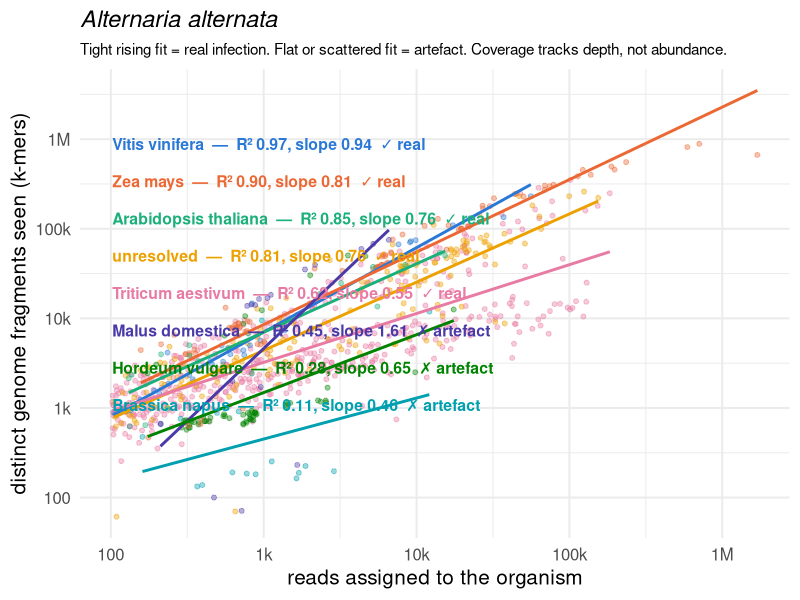
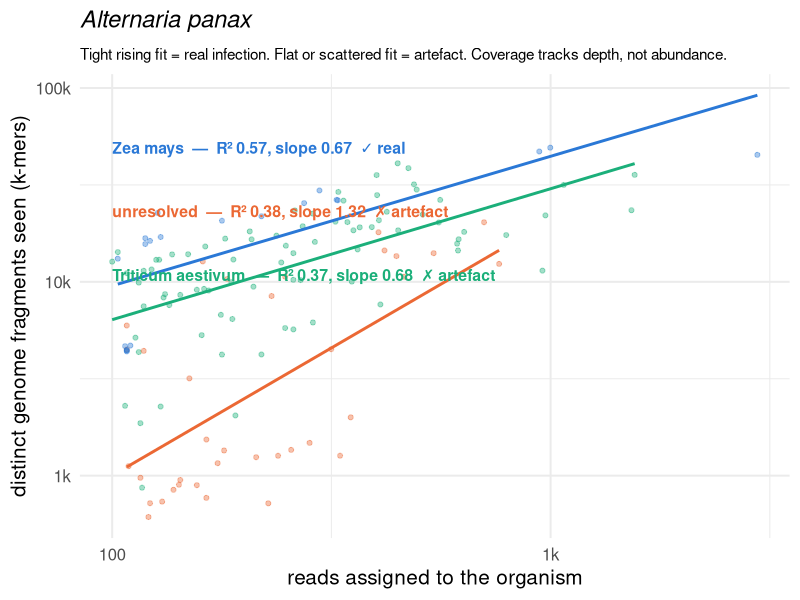
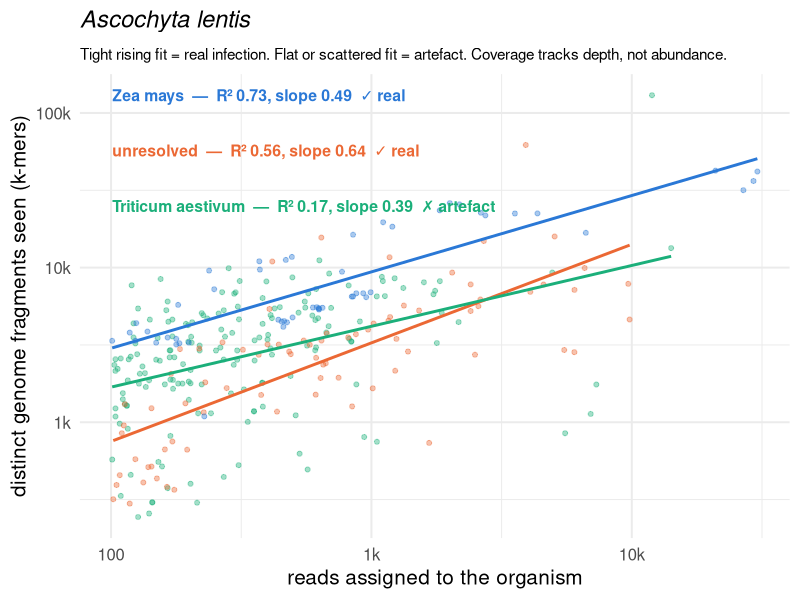
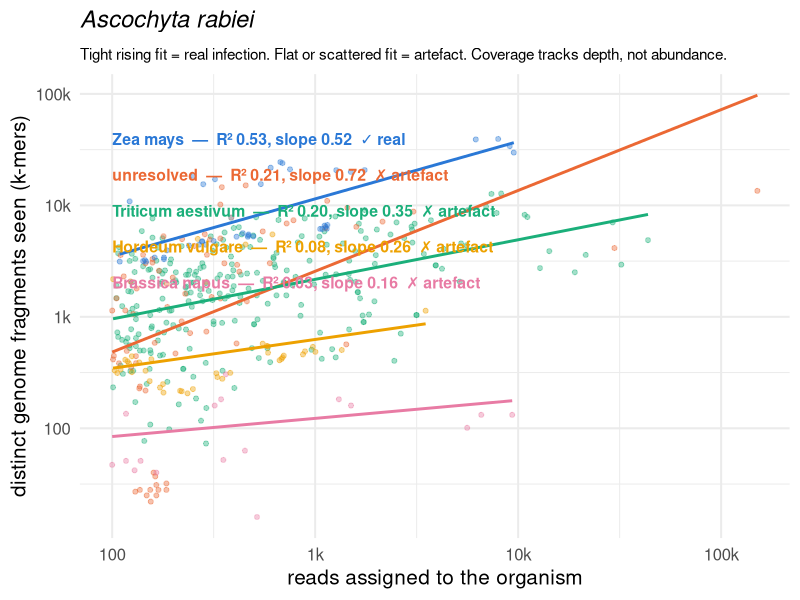
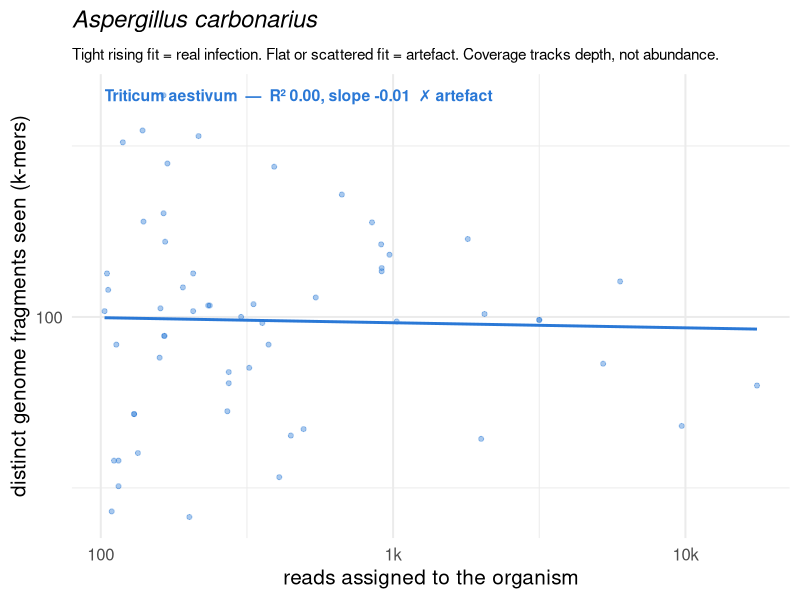
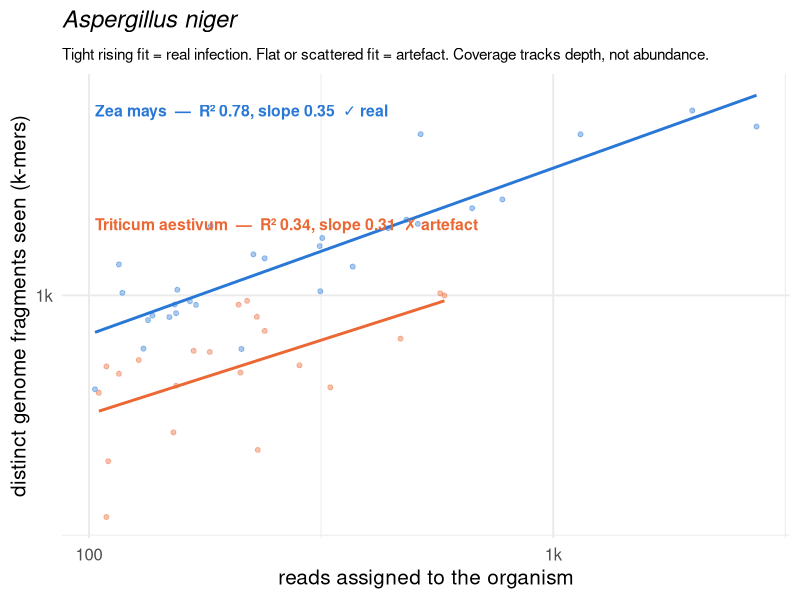
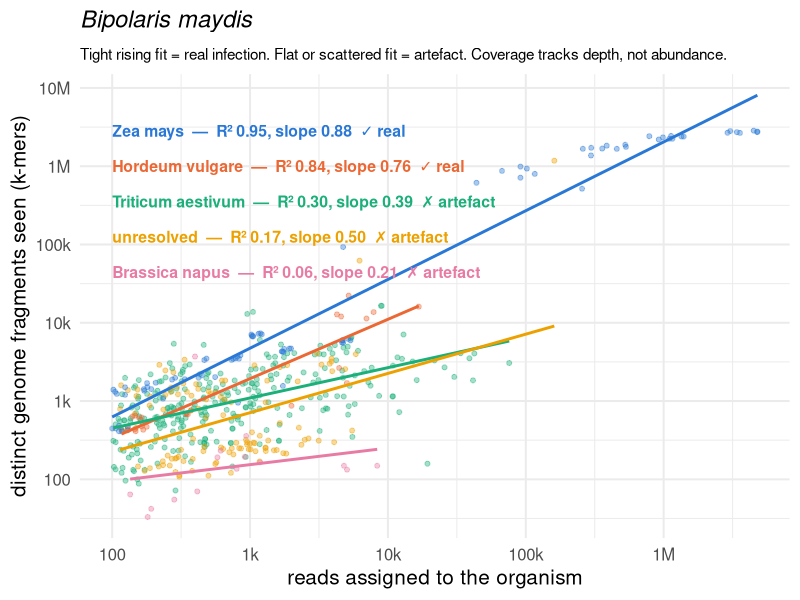
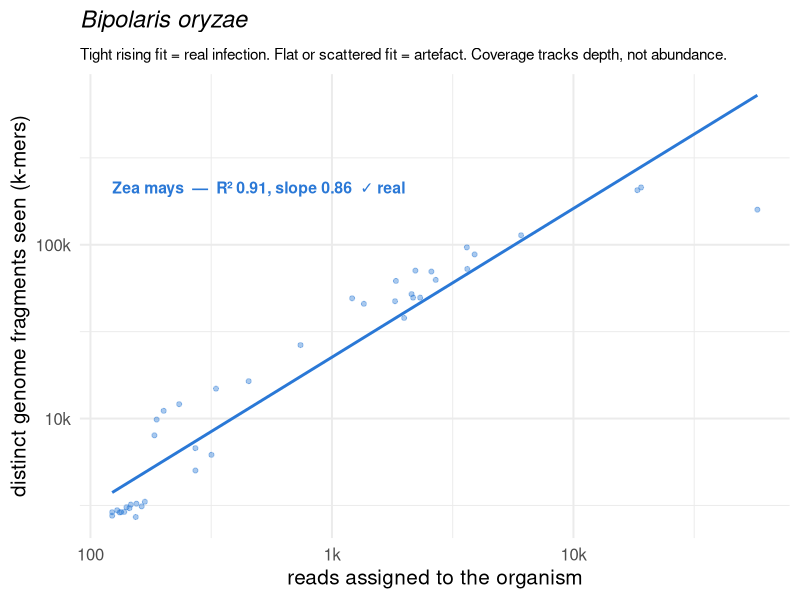

Generate these figures, in order, with R: (Note: this script raises an error after producing the figures.)
# complexity_by_host_individual.R — one image per species, reflecting the tightness model.
#
# reads vs distinct minimizers, points + fitted line per host. A host where the fit is
# tight (R2 >= 0.5, slope > 0) is a real infection (blue line); a loose or flat fit is a
# pile-up or cross-map (red line). Tightness, not level, so low-abundance real detections
# are kept. One PNG per species in complexity_by_host/.

library(ggplot2)
d  <- read.delim("complexity_by_host/_points.tsv", sep="\t", check.names=FALSE)
st <- read.delim("complexity_by_host/_stats.tsv",  sep="\t", check.names=FALSE)
R_CUT <- 0.5
st$verdict <- ifelse(st$r2 >= R_CUT & st$slope > 0, "real (tight)", "artefact (loose)")

HOSTPAL <- c("#2a78d6","#eb6834","#1baf7a","#eda100","#e87ba4","#4a3aa7","#008300",
             "#00a0b0","#a05a2c","#777777")

for (sp in sort(unique(st$species))) {          # only species with a fittable host
  ds <- d[d$species == sp, ]
  ss <- st[st$species == sp, ]
  # keep hosts that have a fitted stat; fold the rest out
  ds <- ds[ds$host %in% ss$host, ]
  hosts <- ss$host[order(-ss$r2)]
  pal <- setNames(HOSTPAL[seq_along(hosts)], hosts)
  ds$host <- factor(ds$host, levels = hosts)
  ss$host <- factor(ss$host, levels = hosts)
  ss <- ss[order(ss$host), ]
  ss$lab <- sprintf("%s  —  R² %.2f, slope %.2f  %s",
                    ss$host, ss$r2, ss$slope,
                    ifelse(ss$verdict=="real (tight)", "✓ real", "✗ artefact"))
  ss$y <- 10^(max(log10(ds$distinct)) * (1 - 0.07*(seq_len(nrow(ss))-1)))

  p <- ggplot(ds, aes(reads, distinct, colour = host)) +
    geom_point(size = 1.4, alpha = 0.4) +
    geom_smooth(method = "lm", se = FALSE, linewidth = 1, formula = y ~ x) +
    geom_text(data = ss, aes(x = min(ds$reads), y = y, label = lab, colour = host),
              hjust = 0, size = 4, fontface = "bold", show.legend = FALSE) +
    scale_x_log10(breaks = 10^(2:7), labels = c("100","1k","10k","100k","1M","10M")) +
    scale_y_log10(breaks = 10^(1:7), labels = c("10","100","1k","10k","100k","1M","10M")) +
    scale_colour_manual(values = pal, guide = "none") +
    labs(x = "reads assigned to the organism", y = "distinct genome fragments seen (k-mers)",
         title = bquote(italic(.(sp))),
         subtitle = "Tight rising fit = real infection. Flat or scattered fit = artefact. Coverage tracks depth, not abundance.") +
    theme_minimal(base_size = 15) +
    theme(panel.background = element_rect(fill="white", colour=NA),
          plot.background = element_rect(fill="white", colour=NA),
          plot.title = element_text(size = 17),
          plot.subtitle = element_text(size = 11))

  fn <- gsub("[^A-Za-z0-9]+", "_", sp)
  ggsave(sprintf("complexity_by_host/%s.png", fn), p, width = 10, height = 7,
         dpi = 150, bg = "white", device = ragg::agg_png)
}
cat("wrote", length(unique(st$species)), "images to complexity_by_host/\n")
